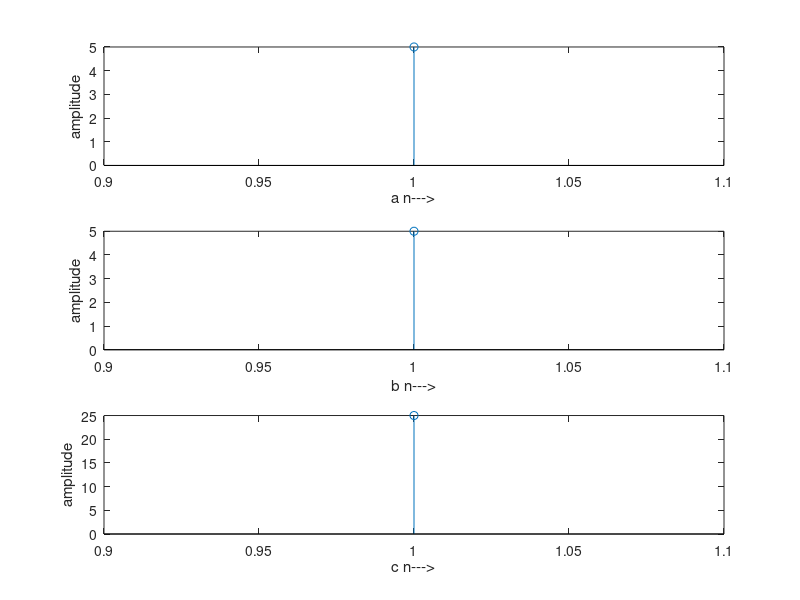

Recreate this plot in MATLAB.
clc;
x=input('enter 1st seq');
h=input('enter 2nd seq');
y=conv(x,h);
figure;
subplot(3,1,1);
stem(x);
ylabel('amplitude');
xlabel('a n--->');
subplot(3,1,2);
stem(h);
ylabel('amplitude');
xlabel('b n--->');
subplot(3,1,3);
stem(y);
ylabel('amplitude');
xlabel('c n--->');
disp('the result is');

%input
%enter 1st seq [5 6 7 8]
%enter 2nd seq [8 7 6 5]
%the result is
% y =    40    83   128   174   128    83    40
